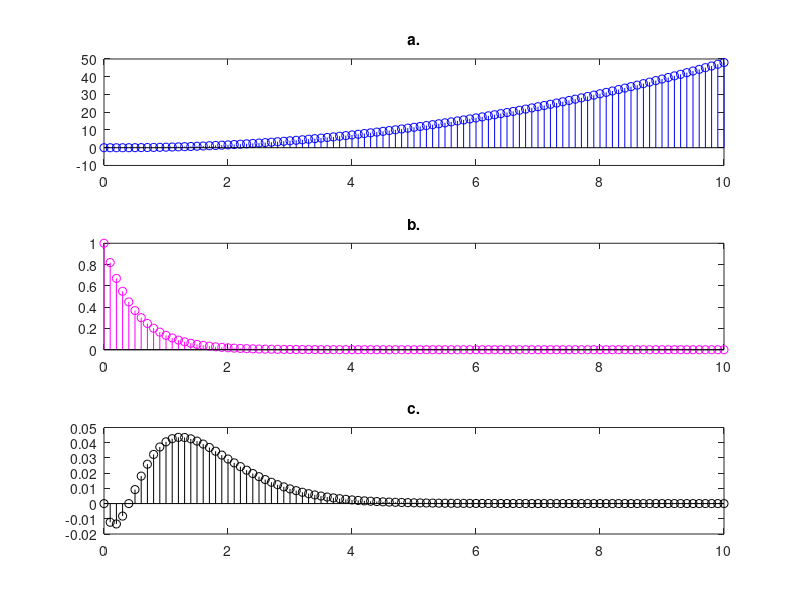

This chart was generated by the following MATLAB code:
clc;
t = 0:0.1:10;
y1 = ((t.^2)/2 -  (t/5));
subplot(3,1,1);
stem(t,y1,'b');
title("a.");

y2=exp(-2.*t);
subplot(3,1,2);
stem(t,y2,'m');
title("b.");


y3=y1.*y2;
subplot(3,1,3);
stem(t,y3,'k');
title("c.");